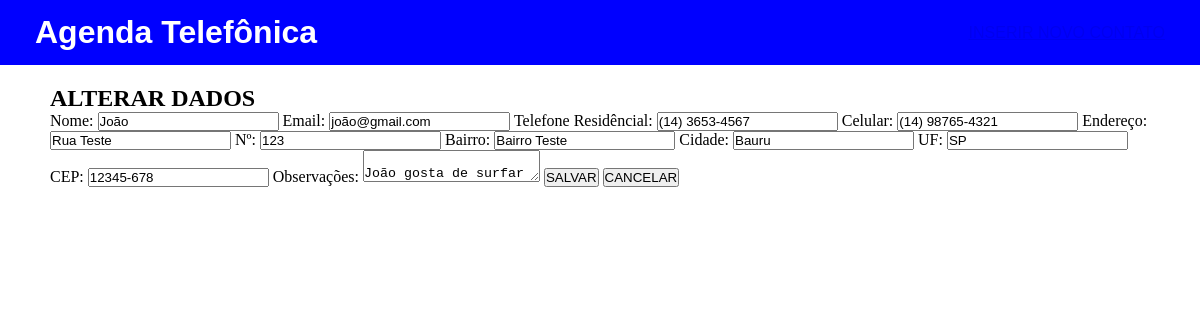
The app's page /?c=ContatoController&m=editarContato&id=2, older data.
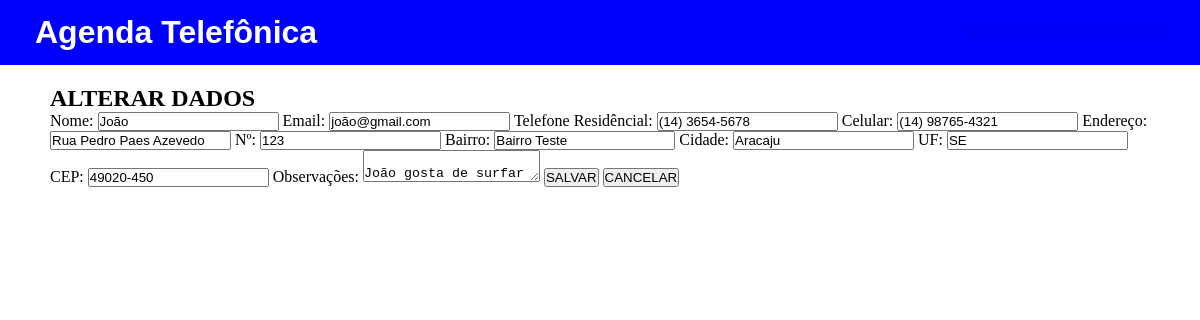
The same page, newer data.
### tables this page shows
CREATE TABLE Contatos (
	`id_contato`	INT NOT NULL AUTO_INCREMENT PRIMARY KEY,
	`nome`			VARCHAR(60) NOT NULL,
	`email`			VARCHAR(50) NULL,
	`telefone`		VARCHAR(14) NOT NULL,
	`celular`		VARCHAR(15) NOT NULL,
	`endereco`		VARCHAR(50) NOT NULL,
	`num`			VARCHAR(5) NOT NULL,
	`bairro`		VARCHAR(30) NOT NULL,
	`cidade`		VARCHAR(50) NOT NULL,
	`uf`			CHAR(2) NOT NULL,
	`cep`			VARCHAR(9) NOT NULL,
	`observacoes`	VARCHAR(2000) NULL
);

### controllers/ContatoController.class.php (called while the page is built, shortened)
<?php
	require_once "models/Conexao.class.php";
	require_once "models/Contato.class.php";
	require_once "models/ContatoDAO.class.php";
	class ContatoController {
		public function editarContato() {
			$contatoDAO = new ContatoDAO();
			$ret = $contatoDAO->listarContato($_GET["id"]);
			require_once "views/edit_contato.php";
		}
	}

### models/Conexao.class.php (called while the page is built, shortened)
<?php
	abstract class Conexao {
		protected function __construct() {
			try {
				$this->db = new PDO("mysql:host=localhost; dbname=AgendaTelefonica; charset=utf8mb4", "root", "");
			}
			catch(Exception $e) {
				die("Ocorreu um erro durante a conexão com o banco de dados. " .$e->getMessage());
			}
		}
	}

### models/ContatoDAO.class.php (called while the page is built, shortened)
<?php
	class ContatoDAO extends Conexao {
		public function listarContato($id) {
			$sql = "SELECT * FROM contatos WHERE id_contato = $id";
			try {
				$stmt = $this->db->prepare($sql);
				$stmt->execute();
				return $stmt->fetchAll(PDO::FETCH_OBJ);
				$this->db = null;
			}
			catch(Exception $e) {
				die("Erro ao listar o contato. " .$e->getMessage());
			}
		}
	}

### views/edit_contato.php (the view, shortened to what this page needs)
<?php require_once "views/_nav.php" ?>
		<main>
			<h2>ALTERAR DADOS</h2>
			<section id="edit">
				<form action="" method="POST">
					<label>Nome: </label>
					<input type="text" name="nome" value="<?php if (isset($ret)) echo $ret[0]->nome; ?>">
					<label>Email: </label>
					<input type="text" name="email" value="<?php if (isset($ret)) echo $ret[0]->email; ?>">
					<label>Telefone Residêncial: </label>
					<input type="tel" id="tel" name="telefone" value="<?php if (isset($ret)) echo $ret[0]->telefone; ?>">
					<label>Celular: </label>
					<input type="tel" id="cel" name="celular" value="<?php if (isset($ret)) echo $ret[0]->celular; ?>">
					<label>Endereço: </label>
					<input type="text" name="endereco" value="<?php if (isset($ret)) echo $ret[0]->endereco; ?>">
					<label>Nº: </label>
					<input type="text" name="numero" value="<?php if (isset($ret)) echo $ret[0]->num; ?>">
					<label>Bairro: </label>
					<input type="text" name="bairro" value="<?php if (isset($ret)) echo $ret[0]->bairro; ?>">
					<label>Cidade: </label>
					<input type="text" name="cidade" value="<?php if (isset($ret)) echo $ret[0]->cidade; ?>">
					<label>UF: </label>
					<input type="text" name="uf" maxlength="2" value="<?php if (isset($ret)) echo $ret[0]->uf; ?>">
					<label>CEP: </label>
					<input type="text" id="cep" name="cep" value="<?php if (isset($ret)) echo $ret[0]->cep; ?>">
					<label>Observações: </label>
					<textarea maxlength="2000" name="observacoes">
						<?php if (isset($ret)) echo $ret[0]->observacoes; ?>
					</textarea>
					<input type="submit" value="SALVAR" name="save"/>
					<input type="submit" value="CANCELAR" name="cancel"/>
				</form>
			</section>
		</main>
	</body>
</html>

Row changes from the older to the newer data that the page shows:
changed contatos "João": telefone "(14) 3653-4567" → "(14) 3654-5678"; endereco "Rua Teste" → "Rua Pedro Paes Azevedo"; cidade "Bauru" → "Aracaju"; uf "SP" → "SE"; cep "12345-678" → "49020-450"
